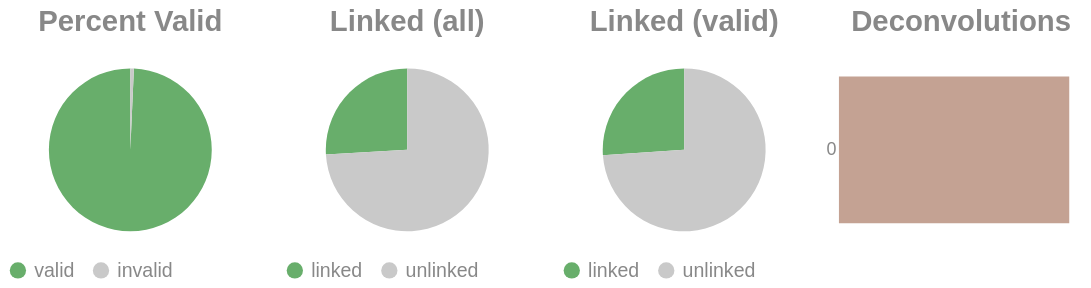

This figure's notebook cell:
### Code cell
if SKIPLR:
    pass
else:
    clash = Counter()
    for i in valids['molecule'].to_list():
        _mol = i.split("-")
        if len(_mol) == 1:
            clash.update('0')
        else:
            clash.update(_mol[-1])

    _d = {"deconvolutions": [], 'count': []}
    for k,v in clash.items():
        _d['deconvolutions'].append(k)
        _d['count'].append(v)

    tot_valid = valids['reads'].sum()
    mask = valids['reads'] >= 2
    n_linked_reads = valids.filter(mask)['reads'].sum()
    if n_linked_reads == 0:
        print_html("No linked molecules (>=2 reads) were detected; skipping linked-only distributions.")
        SKIPLR = True
    else:
        perc_valid = round(tot_valid / n_reads, 4)
        linked_perc_abs = round(n_linked_reads / n_reads, 4)
        linked_perc = round(n_linked_reads / tot_valid, 4)

    _valid = pl.DataFrame({"valids": ['valid', 'invalid'], "count": [tot_valid, n_reads - tot_valid]})
    _linked_abs = pl.DataFrame({"linked (absolute)": ['linked', 'unlinked'], "count": [n_linked_reads, n_reads - n_linked_reads]})
    _linked_rel = pl.DataFrame({"linked (valids)": ['linked', 'unlinked'], "count": [n_linked_reads, tot_valid - n_linked_reads]})

    (
        alt.hconcat(
            piechart(_valid, goodval = 'valid', title = "Percent Valid"),
            piechart(_linked_abs, goodval = "linked", title =  "Linked (all)"),
            piechart(_linked_rel, goodval = "linked", title =  "Linked (valid)"),
            convolutionbar(pl.DataFrame(_d), title = "Deconvolutions"),
            center = True,
            bounds = 'flush'
        )
        .resolve_scale(color='independent')
        .resolve_legend('independent')
        .properties(usermeta={'embedOptions': {"actions": False}})
    ).display()

### Figure 1 — Vega-Lite specification as saved in the notebook (floating-point values rounded to 4 significant figures)
{"width": "container", "height": 400, "config": {"title": {"anchor": "start", "dy": -15, "fontSize": 18, "color": "#888888", "subtitleColor": "#888888", "subtitleFontSize": 14}, "arc": {"fill": "#0072B2"}, "axis": {"domainColor": "#888888", "domainWidth": 0.5, "gridWidth": 0.2, "grid": false, "titleFontWeight": 400, "titleFontSize": 15, "labelFontSize": 11, "labelColor": "#888888", "tickColor": "#888888", "tickWidth": 0.2, "titleColor": "#888888"}, "axisBand": {"grid": false}, "axisX": {"grid": true, "tickSize": 10, "domainCap": "round"}, "axisY": {"domain": false, "grid": true, "tickSize": 0, "domainCap": "round"}, "background": "transparent", "header": {"labelFontSize": 15, "labelColor": "#888888", "titleFontSize": 15, "titleFontWeight": 600, "titleColor": "#888888"}, "legend": {"labelFont": "sans-serif", "labelFontSize": 12, "labelColor": "#888888", "symbolSize": 100, "symbolType": "circle", "titleFontSize": 12, "titlePadding": 10, "titleColor": "#888888", "title": null}, "range": {"category": ["#E69F00", "#56B4E9", "#009E73", "#F0E442", "#0072B2", "#D55E00", "#CC79A7", "#000000"], "diverging": ["#cfe8f3", "#a2d4ec", "#73bfe2", "#46abdb", "#1696d2", "#12719e"]}, "area": {"fill": "#0072B2", "fillOpacity": 0.7, "line": true, "strokeOpacity": 0.7}, "line": {"color": "#0072B2", "stroke": "#0072B2", "strokeWidth": 2}, "trail": {"color": "#0072B2", "stroke": "#0072B2", "strokeWidth": 0, "size": 1}, "point": {"filled": true, "fillOpacity": 1.0, "size": 95}, "text": {"color": "#888888", "fontSize": 11, "align": "right", "fontWeight": 400, "size": 11}, "bar": {"fill": "#0072B2", "stroke": null}, "view": {"stroke": null, "continuousWidth": 660, "continuousHeight": 400}}, "hconcat": [{"data": {"name": "data-c39b603bd4fbd91f550df2b52e87b443"}, "mark": {"type": "arc"}, "encoding": {"color": {"field": "valids", "legend": {"orient": "bottom", "title": null}, "scale": {"domain": ["valid", "invalid"], "range": ["#68ae6b", "#C9C9C9"]}, "title": "Valids", "type": "nominal"}, "theta": {"field": "count", "type": "quantitative"}, "tooltip": [{"field": "valids", "title": "Valids", "type": "ordinal"}, {"field": "percent", "format": ".2%", "title": "Percent", "type": "quantitative"}, {"field": "count", "title": "Count", "type": "quantitative"}]}, "height": 100, "title": {"text": "Percent Valid", "align": "center", "anchor": "middle"}, "transform": [{"calculate": "datum.count / 4992382", "as": "percent"}], "width": 150}, {"data": {"name": "data-ec88349e59c591c4e07d318bb83c833b"}, "mark": {"type": "arc"}, "encoding": {"color": {"field": "linked (absolute)", "legend": {"orient": "bottom", "title": null}, "scale": {"domain": ["linked", "unlinked"], "range": ["#68ae6b", "#C9C9C9"]}, "title": "Linked (Absolute)", "type": "nominal"}, "theta": {"field": "count", "type": "quantitative"}, "tooltip": [{"field": "linked (absolute)", "title": "Linked (Absolute)", "type": "ordinal"}, {"field": "percent", "format": ".2%", "title": "Percent", "type": "quantitative"}, {"field": "count", "title": "Count", "type": "quantitative"}]}, "height": 100, "title": {"text": "Linked (all)", "align": "center", "anchor": "middle"}, "transform": [{"calculate": "datum.count / 4992382", "as": "percent"}], "width": 150}, {"data": {"name": "data-40112d38964d63832915baf7e4f7f9c3"}, "mark": {"type": "arc"}, "encoding": {"color": {"field": "linked (valids)", "legend": {"orient": "bottom", "title": null}, "scale": {"domain": ["linked", "unlinked"], "range": ["#68ae6b", "#C9C9C9"]}, "title": "Linked (Valids)", "type": "nominal"}, "theta": {"field": "count", "type": "quantitative"}, "tooltip": [{"field": "linked (valids)", "title": "Linked (Valids)", "type": "ordinal"}, {"field": "percent", "format": ".2%", "title": "Percent", "type": "quantitative"}, {"field": "count", "title": "Count", "type": "quantitative"}]}, "height": 100, "title": {"text": "Linked (valid)", "align": "center", "anchor": "middle"}, "transform": [{"calculate": "datum.count / 4957369", "as": "percent"}], "width": 150}, {"data": {"name": "data-535d7265c0215a7571bebffb1708b6c8"}, "mark": {"type": "bar"}, "encoding": {"color": {"field": "deconvolutions", "legend": null, "scale": {"scheme": "lightgreyred"}, "type": "nominal"}, "tooltip": [{"field": "deconvolutions", "title": "Deconvolutions", "type": "ordinal"}, {"field": "percent", "format": ".2%", "title": "Percent", "type": "quantitative"}, {"field": "count", "title": "Count", "type": "quantitative"}], "x": {"axis": null, "field": "count", "type": "quantitative"}, "y": {"field": "deconvolutions", "sort": "ascending", "title": null, "type": "nominal"}}, "height": 100, "title": {"text": "Deconvolutions", "align": "center", "anchor": "middle"}, "transform": [{"calculate": "datum.count / 4241459", "as": "percent"}], "width": 150}], "bounds": "flush", "center": true, "resolve": {"legend": {"angle": "independent"}, "scale": {"color": "independent"}}, "usermeta": {"embedOptions": {"actions": false}}, "$schema": "https://vega.github.io/schema/vega-lite/v6.1.0.json", "datasets": {"data-c39b603bd4fbd91f550df2b52e87b443": [{"valids": "valid", "count": 4957369}, {"valids": "invalid", "count": 35013}], "data-ec88349e59c591c4e07d318bb83c833b": [{"linked (absolute)": "linked", "count": 1292676}, {"linked (absolute)": "unlinked", "count": 3699706}], "data-40112d38964d63832915baf7e4f7f9c3": [{"linked (valids)": "linked", "count": 1292676}, {"linked (valids)": "unlinked", "count": 3664693}], "data-535d7265c0215a7571bebffb1708b6c8": [{"deconvolutions": "0", "count": 4241459}]}}
